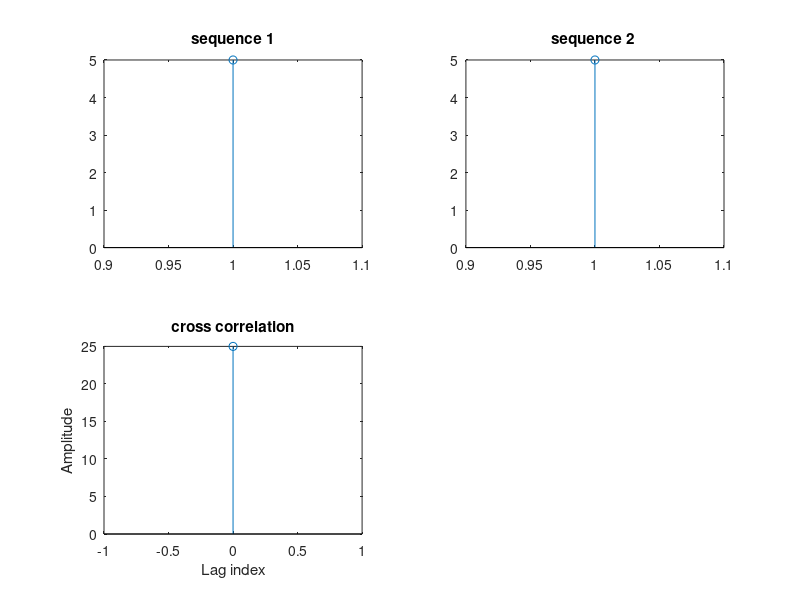

Write the MATLAB code that produced this figure.
clc;
clear all;
close all;
x = input('Type in the reference sequence = ');
y = input('Type in the second sequence = ');
% Compute the correlation sequence
n1 = length(y)-1;
n2 = length(x)-1;
r = conv(x,fliplr(y));
disp('Cross correlation output is =');
disp(r);
subplot(2,2,1)
stem(x);
title('sequence 1');
subplot(2,2,2)
stem(y);
title('sequence 2 ');
subplot(2,2,3)
k = (-n1):n2; %time vector for plotting
stem(k,r);
title("cross correlation");
xlabel('Lag index');
ylabel('Amplitude');
